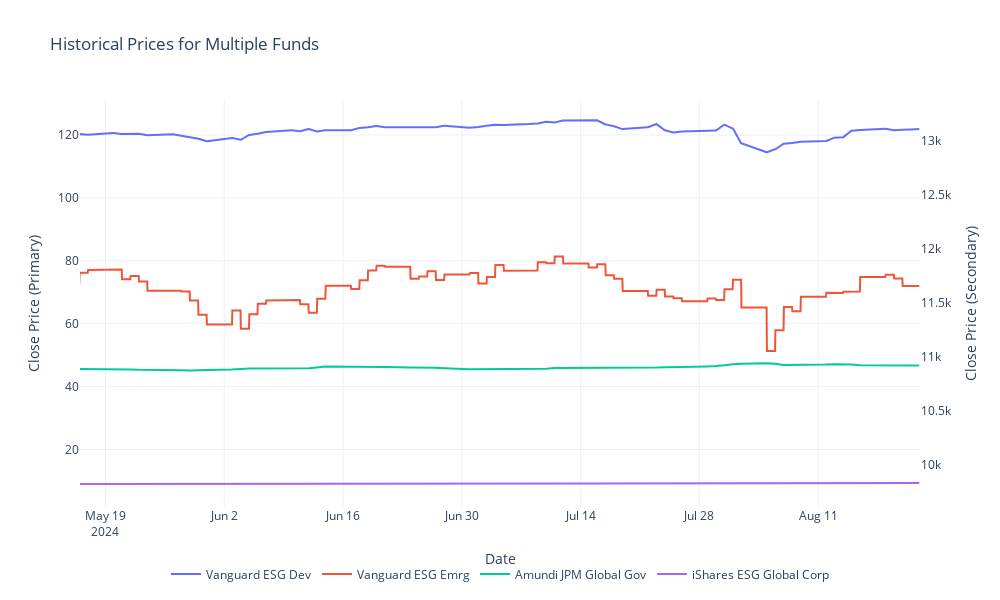

Here is the notebook cell this chart was saved with:
### Markdown cell above
## Merge with Yahoo Finance data for tracking the evolution of the indexes

Let's merge the Index Capital data with the historical information the fund invested. Below the list of the funds and its code in Yahoo Finance:

### Funds

- Vanguard ESG Dev. World Stk Idx Eur -Ins Plus (VGWL.DE)
- Vanguard ESG Emrg Mk Stk Idx Eur -Ins Plus (0P0001K1DR.L)
- Amundi JPM Global Gov Bnd Idx Eur Hdg (GGOV.MI)
- iShares ESG Global Corp Bnd Idx Eur Hdg (0P0001JAFO.F)

### Code cell
# Define the tickers
tickers = {
    'Vanguard ESG Dev': 'VGWL.DE',
    'Vanguard ESG Emrg': '0P0001K1DR.L',
    'Amundi JPM Global Gov': 'GGOV.MI',
    'iShares ESG Global Corp': '0P0001JAFO.F'
}

# Fetch historical data for each ticker
historical_data = {}
for name, ticker in tickers.items():
    data = yf.Ticker(ticker).history(period="max")['Close']
    historical_data[name] = data

# Combine all data into a single DataFrame, aligning on the date index
merged_data = pd.concat(historical_data.values(), axis=1, keys=historical_data.keys())

# Forward fill and backward fill any missing values to maintain continuity
merged_data = merged_data.ffill().bfill()

# Get today's date
today = datetime.today().strftime('%Y-%m-%d')

# Create a plotly figure
fig = go.Figure()

# Add a trace for each ticker
for name in merged_data.columns:
    if name == 'Vanguard ESG Emrg':
        # Add a trace with a secondary y-axis for '0P0001K1DRL'
        fig.add_trace(go.Scatter(x=merged_data.index, y=merged_data[name], mode='lines', name=name, yaxis="y2"))
    else:
        fig.add_trace(go.Scatter(x=merged_data.index, y=merged_data[name], mode='lines', name=name))

# Customize layout
fig.update_layout(
    title='Historical Prices for Multiple Funds',
    xaxis_title='Date',
    yaxis_title='Close Price',
    yaxis=dict(title='Close Price (Primary)', side='left'),
    yaxis2=dict(title='Close Price (Secondary)', side='right', overlaying='y', showgrid=False),
    xaxis=dict(range=['2024-05-16', today]),
    template='plotly_white',  # Changed to a white background theme
    width=1000,
    height=600,
     legend=dict(
        orientation="h",  # Horizontal orientation
        yanchor="bottom",  # Align legend to the bottom
        y=-0.2,  # Position below the x-axis
        xanchor="center",  # Center the legend
        x=0.5  # Centered horizontally
    )
)

# Display the plot
fig.show()

### Figure 1 — Plotly figure (JSON) as saved in the notebook; plotly's stock layout.template omitted (floating-point values rounded to 4 significant figures; data arrays with more than 128 entries replaced by an {"elided": "..."} marker saying what was removed)
{"data": [{"mode": "lines", "name": "Vanguard ESG Dev", "type": "scatter", "x": {"elided": "2915 str values"}, "y": {"elided": "2915 float values"}}, {"mode": "lines", "name": "Vanguard ESG Emrg", "type": "scatter", "x": {"elided": "2915 str values"}, "y": {"elided": "2915 float values"}, "yaxis": "y2"}, {"mode": "lines", "name": "Amundi JPM Global Gov", "type": "scatter", "x": {"elided": "2915 str values"}, "y": {"elided": "2915 float values"}}, {"mode": "lines", "name": "iShares ESG Global Corp", "type": "scatter", "x": {"elided": "2915 str values"}, "y": {"elided": "2915 float values"}}], "layout": {"height": 600, "legend": {"orientation": "h", "x": 0.5, "xanchor": "center", "y": -0.2, "yanchor": "bottom"}, "title": {"text": "Historical Prices for Multiple Funds"}, "width": 1000, "xaxis": {"range": ["2024-05-16", "2024-08-23"], "title": {"text": "Date"}, "type": "date"}, "yaxis": {"autorange": true, "range": [1.731, 131.1], "side": "left", "title": {"text": "Close Price (Primary)"}, "type": "linear"}, "yaxis2": {"autorange": true, "overlaying": "y", "range": [9606.0, 13380.0], "showgrid": false, "side": "right", "title": {"text": "Close Price (Secondary)"}, "type": "linear"}}}
